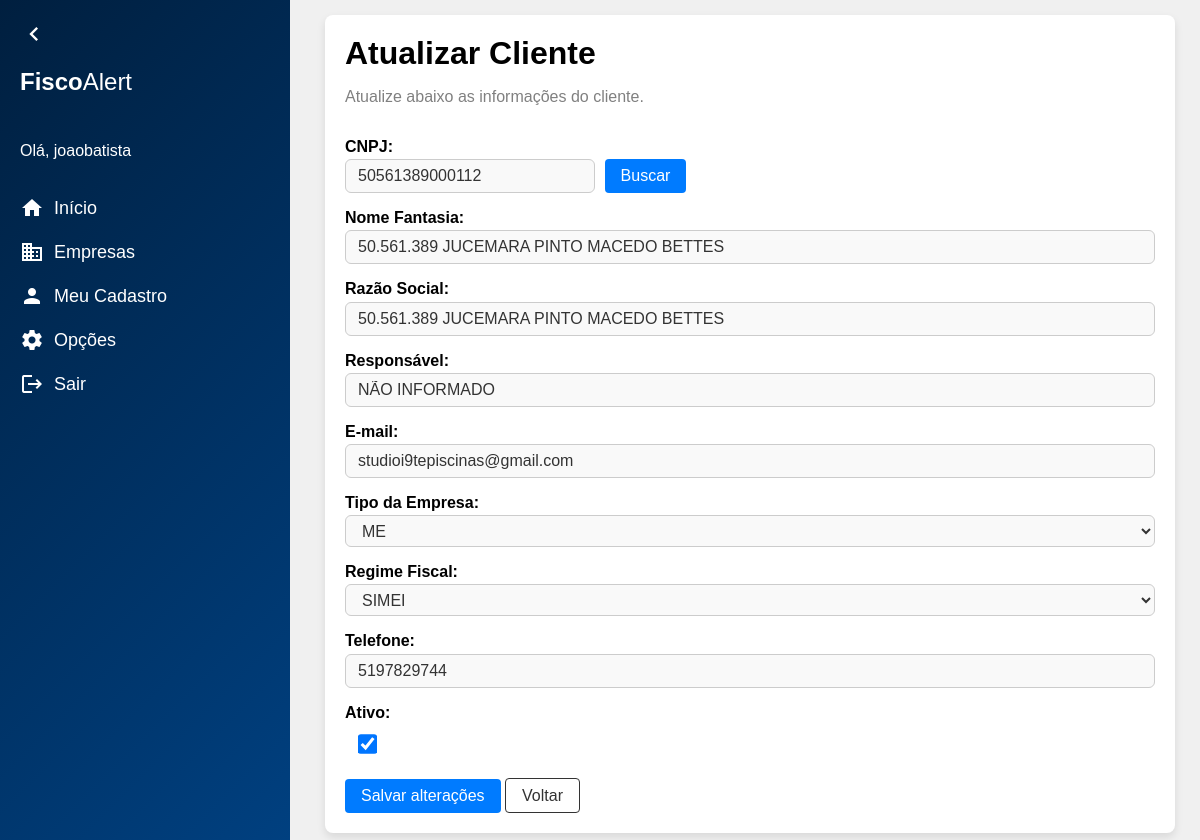
Page /cliente/2/update/ (signed in) on the committed database.
### contas/models.py (models this page shows)
class CustomUser(AbstractUser):
        escritorio = models.ForeignKey(
        Escritorio,
        on_delete=models.CASCADE,
        null=True,
        blank=True,
        related_name='usuarios'
    )

### clientes/models.py (models this page shows, shortened)
class Cliente(models.Model):
    id = models.AutoField(primary_key=True)
    nome_fantasia = models.CharField(max_length=200)
    razao_social = models.CharField(max_length=200)
    cnpj = models.CharField(max_length=14, blank=True, null=True)
    responsavel_tecnico = models.CharField(max_length=50)
    email = models.CharField(max_length=200, blank=True, null=True)
    tipo_empresa = models.ForeignKey(TipoEmpresa, on_delete=models.PROTECT, related_name='tipo_empresa', blank= True, null= True)
    regime_fiscal = models.ForeignKey(RegimeFiscal, on_delete=models.PROTECT, related_name= 'regime_fiscal')
    data_inclusao = models.DateField(blank= True, null= True)
    data_exclusao = models.DateField(blank= True, null= True)
    ultima_atualizacao = models.DateTimeField(blank=True, null=True)
    status = models.CharField(max_length=20, blank= True, null= True)
    telefone = models.CharField(
        max_length=15, blank=True, null=True,
        validators=[
            RegexValidator(
                regex=r'^\d{10,11}$',
                message="O número de telefone deve conter apenas dígitos e ter 10 ou 11 dígitos."
            )
        ]
    )
    ativo = models.BooleanField(default=True)
    escritorio = models.ForeignKey(Escritorio, on_delete=models.PROTECT, related_name='escritorio', blank= True, null= True)

### clientes/views.py (the view)
# urls.py: path('cliente/<int:pk>/update/', ClienteUpdateView.as_view(), name = 'cliente_update'),
@method_decorator(login_required, name='dispatch')
class ClienteUpdateView(EscritorioRestritoMixin, UpdateView):
    model = Cliente
    form_class = ClienteForm
    template_name = 'cliente_update.html'
    success_url = reverse_lazy('clientes')

### clientes/forms.py (shortened to what this page needs)
class ClienteForm(forms.ModelForm):
    telefone = forms.CharField(
        max_length=15,
        required=False,
        label="Telefone",
        validators=[
            RegexValidator(
                regex=r'^\d{10,11}$',
                message="O número de telefone deve conter apenas dígitos e ter 10 ou 11 dígitos."
            )
        ]
    )
    class Meta:
        model = Cliente
        fields = [
            'cnpj',
            'nome_fantasia',
            'razao_social',
            'responsavel_tecnico',
            'email',
            'tipo_empresa',
            'regime_fiscal',
            'telefone',
            'ativo',
        ]
        labels = {
            'cnpj': "CNPJ",
            'nome_fantasia': "Nome Fantasia",
            'razao_social': "Razão Social",
            'responsavel_tecnico': "Responsável",
            'email': "E-mail",
            'tipo_empresa': "Tipo da Empresa",
            'regime_fiscal': "Regime Fiscal",
            'telefone': "Telefone",
            'ativo': "Ativo"
        }

### clientes/models.py (called while the page is built)
    def __str__(self):
        return self.nome

    def __str__(self):
        return self.nome

### clientes/utils.py (called while the page is built)
    def get_queryset(self):
        qs = super().get_queryset()
        escritorio = self.request.user.escritorio
        return qs.filter(escritorio=escritorio)

    def dispatch(self, request, *args, **kwargs):
        if hasattr(self, 'get_object'):
            obj = self.get_object()
            if obj.escritorio != request.user.escritorio:
                raise PermissionDenied("Você não tem permissão para acessar este recurso.")
        return super().dispatch(request, *args, **kwargs)

### clientes/templates/cliente_update.html (shortened to what this page needs)
{% extends "base.html" %}
{% block content %}
<div class="content">
    <div class="container">
        <div class="title">Atualizar Cliente</div>
        <p>Atualize abaixo as informações do cliente.</p>
        <form method="post" enctype="multipart/form-data" class="formulario-cliente">
            <div class="form-group">
                {{ form.cnpj.label_tag }}
                <div class="input-group">
                    {{ form.cnpj }}
                    <button type="button" id="buscar-cnpj" class="botao-primario">Buscar</button>
                </div>
            </div>
            {% for field in form %}
            {% if field.name != "cnpj" %}
            <div class="form-group">
                {{ field.label_tag }}
                {{ field }}
            </div>
            {% endif %}
            {% endfor %}
            <div class="form-actions">
                <input type="submit" value="Salvar alterações" class="botao-primario">
                <a href="{% url 'clientes' %}" class="botao-secundario">Voltar</a>
            </div>
        </form>
    </div>
</div>
{% endblock %}

### app/templates/base.html (shortened to what this page needs)
<!DOCTYPE html>
<html lang="pt-BR">
<head>
</head>
<body>
    <nav class="sidebar collapsed" id="sidebar">
        <span class="material-icons toggle-btn" onclick="toggleSidebar()">chevron_left</span>
        <span class="logo"><strong>Fisco</strong>Alert</span>
        <div class="menu">
            {% if user.is_authenticated %}
            <p>Olá, {{ user.username }}</p>
            {% endif %}
            <a href="{% url 'inicio' %}">
                <span class="material-icons">home</span>
                <span class="text">Início</span>
            </a>
            <a href="{% url 'clientes' %}">
                <span class="material-icons">business</span>
                <span class="text">Empresas</span>
            </a>
            <a href="{% url 'escritorio_detalhes' id=1 %}">
                <span class="material-icons">person</span>
                <span class="text">Meu Cadastro</span>
            </a>
            <a href="#">
                <span class="material-icons">settings</span>
                <span class="text">Opções</span>
            </a>
            <a href="{% url 'logout' %}">
                <span class="material-icons">logout</span>
                <span class="text">Sair</span>
            </a>
        </div>
    </nav>
    {% block content %}
    {% endblock %}
</body>
</html>

### app/templates/base.html (style rules this page uses)
body { font-family: Arial, sans-serif; margin: 0; padding: 0; background-color: #f0f0f0; display: flex; }
.sidebar { width: 250px; background: linear-gradient(135deg, #001f3f, #004080); color: white; display: flex; align-items: flex-start; flex-direction: column; padding: 20px; height: 100vh; position: fixed; left: 0; top: 0; transition: width 0.2s; overflow: hidden; }
.sidebar .logo { font-size: 24px; margin-bottom: 30px; white-space: nowrap; overflow: hidden; transition: opacity 0.2s; }
.sidebar .menu { display: flex; flex-direction: column; gap: 20px; }
.sidebar .menu a { color: white; text-decoration: none; display: flex; align-items: center; gap: 10px; font-size: 18px; white-space: nowrap; overflow: hidden; transition: opacity 0.2s; }
.toggle-btn { font-size: 28px; cursor: pointer; color: white; margin-bottom: 20px; align-self: flex-start; transition: transform 0.2s; }
.content { display: flex; justify-content: center; margin-left: 270px; padding-left: 30px; padding-top: 15px; width: calc(100% - 270px); }
.container { width: 90%; background-color: white; padding: 20px; box-shadow: 0 4px 8px rgba(0, 0, 0, 0.1); border-radius: 8px; margin-bottom: 4rem; }
.title { display: flex; align-items: center; font-size: 32px; font-weight: bold; margin-bottom: 0; }
.container p { margin-bottom: 32px; color: grey; }
.formulario-cliente { display: flex; flex-direction: column; gap: 1rem; }
.form-group { display: flex; flex-direction: column; }
.form-group label { font-weight: bold; margin-bottom: 0.2rem; }
.input-group { display: flex; align-items: center; gap: 0.6rem; }
.input-group input { width: 14rem; height: 26px; border-radius: 4px; border-color: #ddd; }
.form-group input, .form-group select { height: 2rem; border-radius: 6px; border: 1px solid #ccc; background-color: #f9f9f9; padding: 0 0.75rem; font-size: 1rem; color: #333; outline: none; transition: all 0.3s ease; }
.form-group input[type="checkbox"] { margin-left: 1rem; transform: scale(1.5); align-self: flex-start; }
.botao-primario { padding: 8px 16px; font-size: 16px; color: white; background-color: #007bff; border: none; border-radius: 4px; cursor: pointer; text-decoration: none; text-align: center; }
.botao-secundario { text-decoration: none; padding: 8px 16px; font-size: 16px; color: #333; background-color: #ffffff; border: #333 1px solid; border-radius: 4px; cursor: pointer; }

### rows in the picture
CustomUser: username "joaobatista"
Cliente: cnpj "50561389000112", form "50.561.389 JUCEMARA PINTO MACEDO BETTES" "50.561.389 JUCEMARA PINTO MACEDO BETTES" "NÃO INFORMADO" "studioi9tepiscinas@gmail.com" "ME" "SIMEI" "5197829744" "☑"

### other values in the picture
{{ field.label_tag }} "Nome Fantasia:" "Razão Social:" "Responsável:" "E-mail:" "Tipo da Empresa:" "Regime Fiscal:" "Telefone:" "Ativo:"
